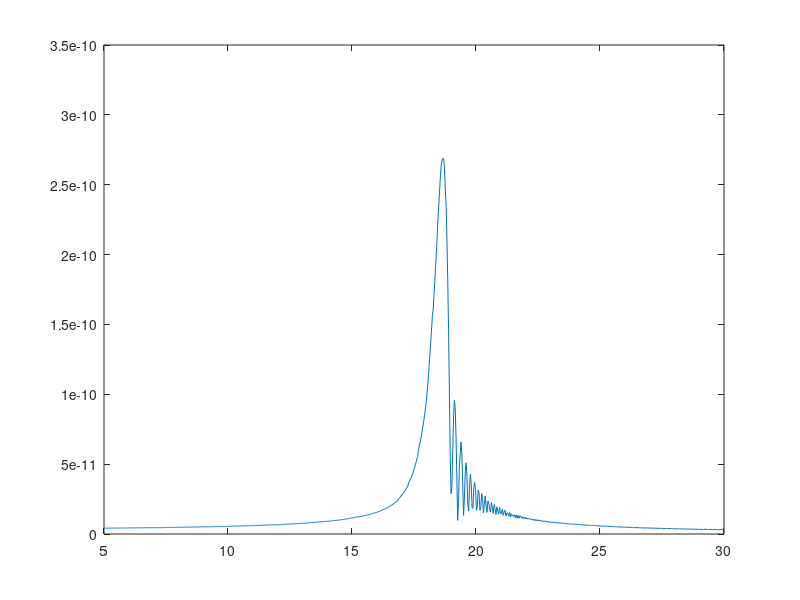
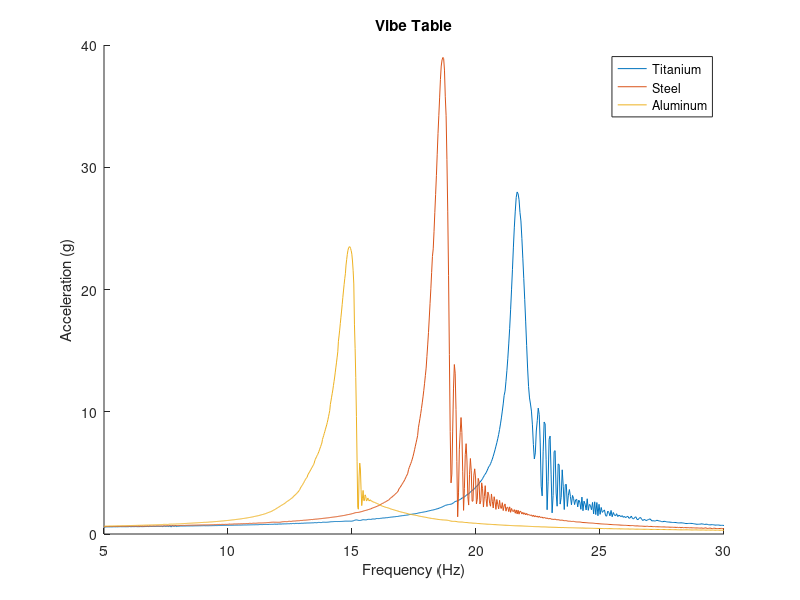

Write the MATLAB code that produced these figures, in order.
clear ; close all ; clc ;
load( 'Lab7Vibe' ) ;
freq = VibeData( : , 1 ) ;
ref = VibeData( : , 2 ) ;
A1 = VibeData( : , 3 ) ;
A2 = VibeData( : , 5 ) ;
A3 = VibeData( : , 7 ) ;
cg = VibeData( : , 9 ) ;
P1 = VibeData( : , 4 ) ;
P2 = VibeData( : , 6 ) ;
P3 = VibeData( : , 8 ) ;

d = .007 ; % diameter of rod
L = .4 ; % length of rod
mb = .04128 ; % mass of block
mr = .09630 ; % mass of steel rod
E = 200e9 ; % Stiffness of steel
A = pi*(d/2)^2 ;
I = mb*L^2 + (1/3)*mr*L^2 ;
g = 9.81 ;
w = g*mr/L ;
P = g*mb ;
Q = 33.3 ;

k = A*E/L ;
fn = (1/(2*pi))*sqrt( k/(mb) ) ;
deltarodt = w*L^2/(24*E*I)*(3*L^2) ;
deltablockt = P*L^2/(6*E*I)*(2*L) ;
tdeltat = deltarodt + deltablockt ;
Mfn = Q*( w*L^2/2 + P*L ) ;
stresst = Mfn*(d/2)/I ;

a = A2*g ;
wa = (mr*a/L) ;
Pa = mb*a ;
deltarod = wa*L^2/(24*E*I)*(3*L^2) ;
deltablock = Pa*L^2/(6*E*I)*(2*L) ;
tdelta = deltarod + deltablock ;
Mfna = Q*( wa*L^2/2 + Pa*L ) ;
stress = Mfna*(d/2)/I ;

figure
plot( freq , tdelta )
figure
hold on 
plot( freq , A1 )
plot( freq , A2 )
plot( freq , A3 )
legend( 'Titanium' , 'Steel' , 'Aluminum' )
xlabel( 'Frequency (Hz)' )
ylabel( 'Acceleration (g)' )
title( 'Vibe Table' )
hold off
